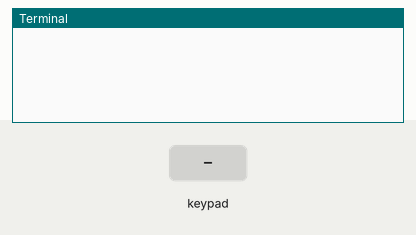
Bench run of a program on a simulated Raspberry Pi (header pin numbers). On the bench: the last lines printed to the terminal. The test bench sets the inputs (shaded band).

Above: at 1.2 s.
1.3 s: key 'd' pressed
At 2.4 s:
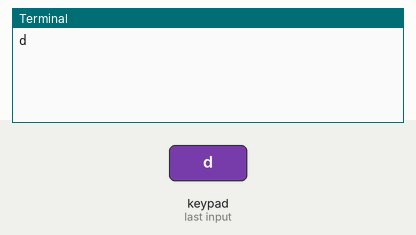
2.8 s: keypad keys 1 2 pressed 0.4 s apart
At 3.8 s:
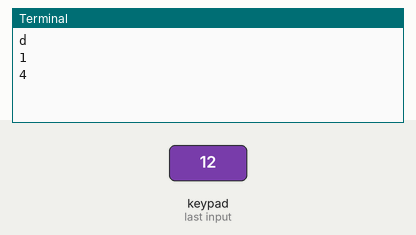
5.1 s: key '#' pressed
At 6.3 s:
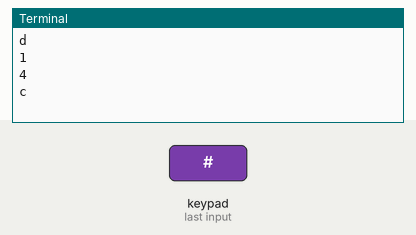
6.6 s: key '*' pressed
At 7.6 s:
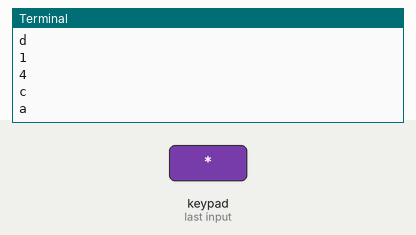
8.1 s: key '0' pressed
At 8.8 s:
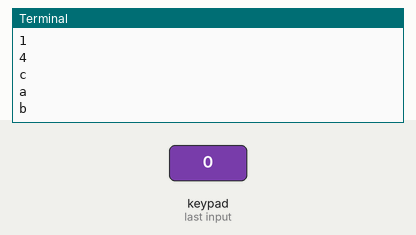
9.6 s: keypad keys 2 5 # pressed 0.4 s apart
At 11.7 s:
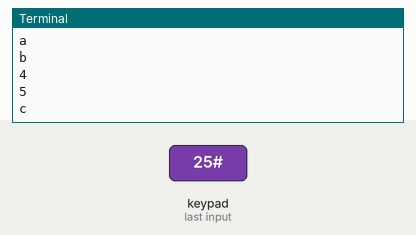
Timing chart, 0 to 13.2 s (numbered marks = the images above; inputs shaded):
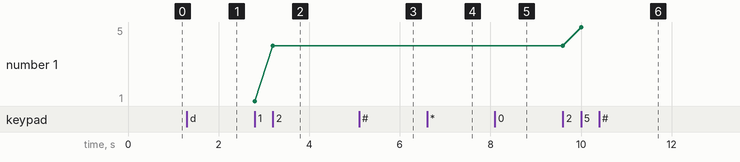

The program:

4x4_keypad.py
```python
"""
4x4 Matrix Keypad
=================
Description: Reads input from 4x4 matrix keypad. Scans rows and columns to detect key presses
and displays the pressed key. Includes debouncing with 0.3s delay.

Hardware Requirements:
- 4x4 matrix keypad
- Rows connected to GPIO: 37, 35, 33, 31 (BOARD mode)
- Columns connected to GPIO: 38, 40, 36, 32 (BOARD mode)

Key Layout: [['d', '#', 0, '*'], ['c',9,8,7], ['b', 6,5,4], ['a',3,2,1]]

Author: Vilas
"""

from time import sleep, time
import RPi.GPIO as gpio

gpio.setmode(gpio.BOARD)
rows = [37, 35, 33, 31]
cols = [38, 40, 36, 32]

for i in rows:
    gpio.setup(i, gpio.OUT)

for i in cols:
    gpio.setup(i, gpio.IN, pull_up_down = gpio.PUD_DOWN)

keys = [['d', '#', 0, '*'], ['c',9,8,7], ['b', 6,5,4],['a',3,2,1]]
prev = ' '
prevVal = 0
try:
    while True:
        for i in range(4):
            for j in range(4):
                gpio.output(rows[i], 1)
                val = gpio.input(cols[j])
                gpio.output(rows[i], 0)
                if val ==1 and prevVal == 0:
                    print(str(keys[j][i]))
                    prev = " "
                    prev = str(keys[j][i])
                    sleep(0.3)
                    prevVal = 1
                else :
                    if not val :
                        prevVal = 0
                    prev = " "

except KeyboardInterrupt:
    gpio.cleanup()
```

Measured:
- after the input at 1.3 s, the terminal: prints a new line at once (image 1)
- after the input at 2.8 s, the terminal: prints a new line at once (image 2)
- after the input at 5.1 s, the terminal: prints a new line at once (image 3)
- after the input at 6.6 s, the terminal: prints a new line at once (image 4)
- after the input at 8.1 s, the terminal: prints a new line at once (image 5)
- after the input at 9.6 s, the terminal: prints a new line at once (image 6)
- plotted number 1: 4 → 5 after the input at 9.6 s
